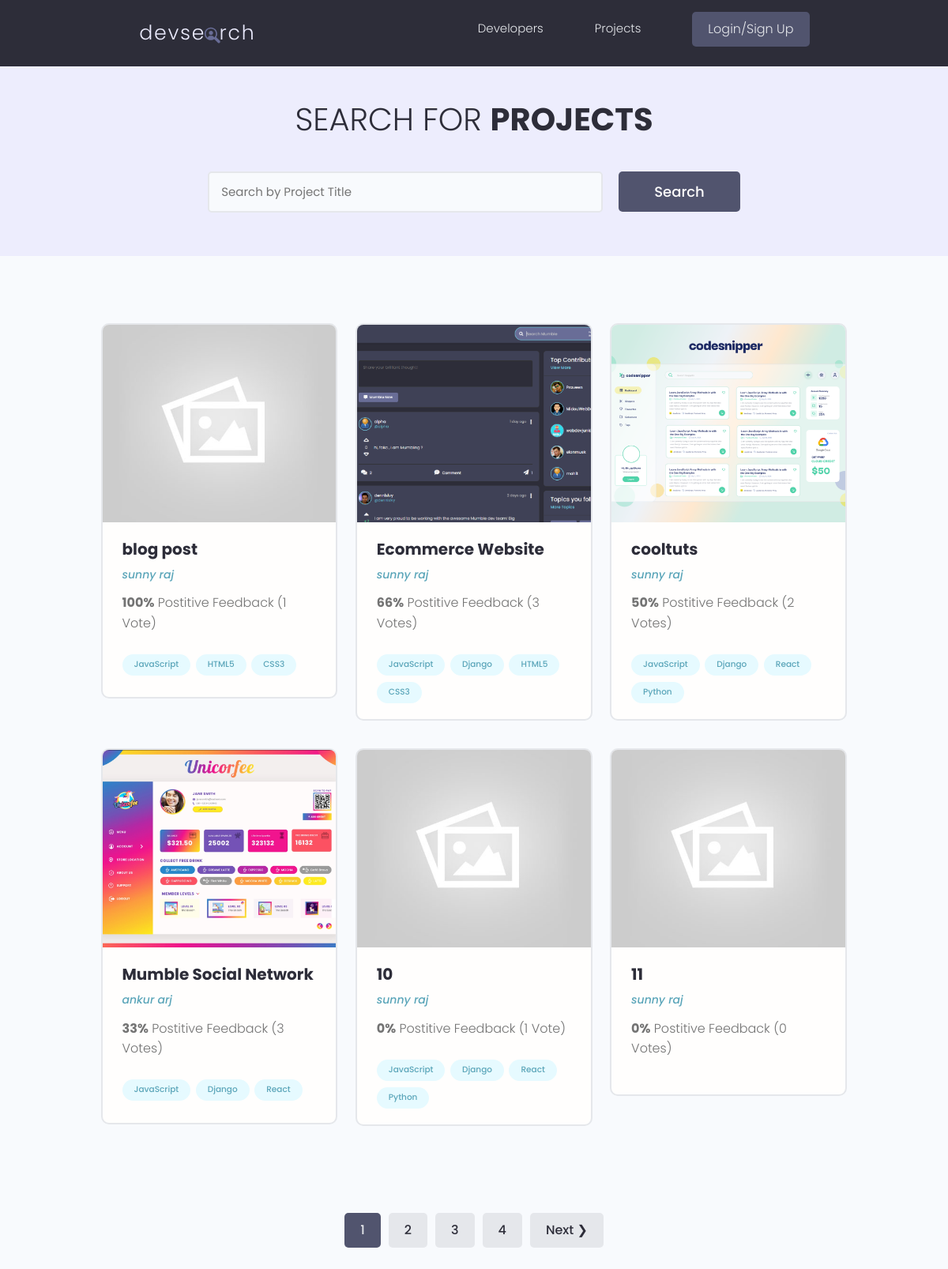
/projects/, run on the app's committed database.
### projects/models.py (models this page shows, shortened)
class Project(models.Model):
    owner=models.ForeignKey(Profile,on_delete=models.CASCADE,null=True,blank=True)
    title=models.CharField(max_length=100)
    description=models.TextField(null=True,blank=True)
    featured_image=models.ImageField(null=True,blank=True,default='default.jpg')
    demo_link=models.CharField(max_length=2000,null=True,blank=True)
    source_link=models.CharField(max_length=2000,null=True,blank=True)
    tags=models.ManyToManyField('Tag',blank=True)
    vote_total=models.IntegerField(default=0,null=True,blank=True)
    vote_ratio=models.IntegerField(default=0,null=True,blank=True)
    created=models.DateTimeField(auto_now_add=True)
    id=models.UUIDField(default=uuid.uuid4,unique=True,primary_key=True,editable=False)
    class Meta:
        ordering=['-vote_ratio','-vote_total','title']
    def imageURL(self):
        try:
            url=self.featured_image.url
        except:
            url='http://127.0.0.1:8000/images/default.jpg'
        return url
    @property
    def getVoteCount(self):
         reviews=self.review_set.all()
         upVotes=reviews.filter(value='up').count()
         totalVotes=reviews.count()
         try:
            ratio=(upVotes/totalVotes)*100
            ratio=int(ratio)
         except:
            ratio=0
         self.vote_ratio=ratio
         self.vote_total=totalVotes
         self.save()

class Tag(models.Model):
    name=models.CharField(max_length=100)
    created=models.DateTimeField(auto_now_add=True)
    id=models.UUIDField(default=uuid.uuid4,unique=True,primary_key=True,editable=False)
    def __str__(self):
        return self.name

### users/models.py (models this page shows, shortened)
class Profile(models.Model):
    user = models.OneToOneField(User,on_delete=models.CASCADE,null=True,blank=True)
    name=models.CharField(max_length=200,blank=True,null=True)
    email=models.EmailField(max_length=500,blank=True,null=True)
    username=models.CharField(max_length=200,null=True,blank=True,editable=False)
    location=models.CharField(max_length=200,blank=True,null=True)
    short_intro=models.CharField(max_length=200,null=True,blank=True)
    bio=models.TextField(blank=True,null=True)
    profile_image=models.ImageField(null=True,blank=True,upload_to='profiles/',default='profiles/user-default.png')
    social_twitter = models.CharField(max_length=200,blank=True,null=True)
    social_linkedin = models.CharField(max_length=200,blank=True,null=True)
    social_github = models.CharField(max_length=200,blank=True,null=True)
    social_website = models.CharField(max_length=200,blank=True,null=True)
    created=models.DateTimeField(auto_now_add=True)
    id=models.UUIDField(default=uuid.uuid4,unique=True,primary_key=True,editable=False)
    class Meta:
        ordering=['name']

### projects/views.py (the view)
# urls.py: path('projects/',views.getProjects),
def projects(request):
    projects,search_query=searchProjects(request)
    for project in projects:
        project.getVoteCount
    projects,page,custom_range=paginationProjects(request,projects)
    context={'projects':projects,'search_query':search_query,'page':page,'custom_range':custom_range}
    return render(request,'projects/projects.html',context)

### projects/utils.py (called while the page is built)
def searchProjects(request):
    search_query=''
    if request.GET.get('search_query'):
        search_query=request.GET.get('search_query')
    projects=Project.objects.distinct().filter(Q(title__icontains=search_query) | Q(description__icontains=search_query) | Q(tags__name__icontains=search_query) |
    Q(owner__name__icontains=search_query))
    return projects,search_query

def paginationProjects(request,projects):
    paginator=Paginator(projects,6)
    page=request.GET.get('page',1)
    projects=paginator.get_page(page)
    leftIndex=int(page)-4
    if leftIndex<1:
        leftIndex=1
    rightIndex=int(page)+5
    if rightIndex>paginator.num_pages:
        rightIndex=paginator.num_pages
    custom_range=range(leftIndex,rightIndex+1)
    return projects,page,custom_range

### projects/templates/projects/projects.html (shortened to what this page needs)
{% extends 'main.html' %} {% block content %}
<main class="projects">
  <section class="hero-section text-center">
    <div class="container container--narrow">
      <div class="hero-section__box">
        <h2>Search for <span>Projects</span></h2>
      </div>
      <div class="hero-section__search">
        <form id="searchForm" class="form" action="{% url 'projects' %}" method="get">
          <div class="form__field">
            <input
              class="input input--text"
              id="formInput#search"
              type="text"
              name="search_query"
              value="{{search_query}}"
              placeholder="Search by Project Title"
            />
          </div>
          <input class="btn btn--sub btn--lg" type="submit" value="Search" />
        </form>
      </div>
    </div>
  </section>
  <section class="projectsList">
    <div class="container">
      <div class="grid grid--three">
        {% for project in projects %}
        <div class="column">
          <div class="card project">
            <a href="{% url 'project' project.id %}" class="project">
              <img
                class="project__thumbnail"
                src="{{project.imageURL}}"
                alt="project thumbnail"
              />
              <div class="card__body">
                <h3 class="project__title">{{project.title}}</h3>
                <p>
                  <a
                    class="project__author"
                    href="{% url 'user-profile' project.owner.pk %}"
                    >{{project.owner.name}}</a
                  >
                </p>
                <p class="project--rating">
                  <span style="font-weight: bold">{{project.vote_ratio}}%</span>
                  Postitive Feedback ({{project.vote_total}}
                  Vote{{project.vote_total|pluralize:'s'}})
                </p>
                <div class="project__tags">
                  {% for tag in project.tags.all %}
                  <span class="tag tag--pill tag--main">
                    <small>{{tag}}</small>
                  </span>
                  {% endfor %}
                </div>
              </div>
            </a>
          </div>
        </div>
        {% endfor %}
      </div>
    </div>
  </section>
 {% include 'pagination.html' with queryset=projects custom_range=custom_range %}
</main>
{% endblock content %}

### templates/main.html (shortened to what this page needs)
{% load static %}
<!DOCTYPE html>
<html lang="en">
<head>
    <link href="https://cdn.jsdelivr.net/npm/bootstrap@5.1.0/dist/css/bootstrap.min.css" rel="stylesheet">
  <link rel="stylesheet" href="https://cdn.iconmonstr.com/1.3.0/css/iconmonstr-iconic-font.min.css" />
  <link rel="stylesheet" href="{% static 'uikit/styles/uikit.css' %}" />
  <link rel="stylesheet" href="{% static 'styles/app.css' %}" />
<body>
    {% include 'navbar.html' %}
    {% block content %}{% endblock content %}
</body>
</html>

### templates/navbar.html (shortened to what this page needs)
 {% load static %}
 <header class="header">
    <div class="container container--narrow">
      <a href="{% url 'profiles' %}" class="header__logo">
        <img src="{% static 'images/logo.svg' %}" alt="DevSearch Logo" />
      </a>
      <nav class="header__nav">
        <ul class="header__menu">
          <li class="header__menuItem"><a href="{% url 'profiles' %}">Developers</a></li>
          <li class="header__menuItem"><a href="{% url 'projects' %}">Projects</a></li>
          {% if request.user.is_authenticated %}
          <li class="header__menuItem"><a href="{% url 'inbox' %}">Inbox</a></li>
          <li class="header__menuItem"><a href="{% url 'account' %}">Account</a></li>
          <li class="header__menuItem"><a href="{% url 'logout' %}" class="btn btn--sub">Logout</a></li>
          {% else %}
          <li class="header__menuItem"><a href="{% url 'login' %}" class="btn btn--sub">Login/Sign Up</a></li>
          {% endif %}
        </ul>
      </nav>
    </div>
  </header>

### templates/pagination.html (shortened to what this page needs)
 {% if queryset.has_other_pages %}
  <div class="pagination">
    <ul class="container">
      {% for i in custom_range %} {% if queryset.number == i %}
      <li><a href="?page={{i}}" class="btn page-link btn--sub" data-page="{{i}}">{{i}}</a></li>
      {% else %}
      <li><a href="?page={{i}}" class="btn page-link" data-page="{{i}}">{{i}}</a></li>
      {% endif %} {% endfor %} {% if queryset.has_next %}
      <li>
        <a href="?page={{queryset.next_page_number}}" class="btn page-link"
           data-page="{{queryset.next_page_number}}">Next &#10095;</a
        >
      </li>
      {% endif %}
    </ul>
  </div>
  {% endif %}

### static/styles/app.css (style rules this page uses)
:root { --color-sub: #2d2d39; }
.btn--sub { background-color: var(--color-sub-light); }
.card { border: 2px solid var(--color-light); }
img { width: 100%; }
.header { position: sticky; z-index: 111; background-color: var(--color-sub); padding: 1.5rem 0; }
.header > .container { display: flex; justify-content: space-between; align-items: center; }
.header__logo > img { height: 3.8rem; }
.header__nav > ul { display: inline-flex; align-items: center; list-style: none; gap: 6.5rem; }
.header__menuItem > a { color: var(--color-light); font-weight: 300; }
.hero-section { height: 40vh; display: flex; align-items: center; background-color: var(--color-sub); }
.hero-section__box { margin-bottom: 4rem; }
.hero-section__box > h2, .hero-section__box > h2 > span { font-size: 4rem; color: var(--color-light); line-height: 1.3; text-transform: uppercase; }
.hero-section__box > h2 { font-weight: 300; }
.hero-section__box > h2 > span { font-weight: 700; }
.hero-section__search > .form { display: flex; align-items: center; justify-content: center; gap: 2rem; }
.hero-section__search > .form input.input--text { width: 50rem; }
.pagination { margin-top: 8rem; margin-bottom: 10rem; }
.pagination > ul { flex-wrap: wrap; list-style: none; display: flex; align-items: center; justify-content: center; gap: 1rem; }
.pagination .btn { color: var(--color-sub); }
.pagination .btn.btn--sub { color: var(--color-light); }
.project__author { font-size: 1.4rem; font-style: italic; }
.project--rating { margin-bottom: 1.6em; margin-top: .5em; }
.projects > .hero-section { background: var(--color-sub-lighter); height: 30vh; }
.projects .hero-section__box { margin-bottom: 2.5rem; }
.projects .hero-section__box > h2 { color: var(--color-sub); }
.projects .hero-section__box > h2 > span { font-weight: 700; color: var(--color-sub); }
.projectsList { margin-top: 8rem; }
.project__thumbnail { height: 25rem; object-fit: cover; object-position: top center; }
.project__title { font-size: 2rem; font-weight: 700; color: var(--color-sub); }

### static/uikit/styles/modules/_variables.css (style rules this page uses)
:root { --color-main: #5aa5b9; --color-main-light: #e6faff; --color-sub: #3f4156; --color-sub-light: #51546e; --color-sub-lighter: #ededfd; --color-text: #737373; --color-gray: #8b8b8b; --color-light: #e5e7eb; --color-light-gray: #767676; --color-bg: #f8fafd; --color-white: #fffefd; --color-white-light: #f3f3f3; --color-success: #359e64; --color-success-bg: #def8e8; --color-error: #fc4b0b; --color-error-bg: #fff2ee; --font-base: 'Poppins', arial, helvetica, 'Segoe UI', roboto, ubuntu, sans-serif; --font-monospace: 'Fira Code', 'Courier New', courier, monospace; --font-regular: 300; --font-medium: 500; --font-bold: 700; --generic-shadow: 1px 1px 5px #00000010; --generic-transition: all 0.3s ease-in-out; }

### static/uikit/styles/modules/_base.css (style rules this page uses)
* { margin: 0; padding: 0; box-sizing: border-box; text-rendering: optimizeLegibility; color: inherit; font-size: inherit; }
html { font-size: 50%; }
@media only screen and (min-width: 480px) { html { font-size: 56.25%; } }
@media only screen and (min-width: 1200px) { html { font-size: 62.5%; } }
body { line-height: 1.6; font-weight: 400; font-size: 1.5rem; color: var(--color-text); background-color: var(--color-bg); min-height: 100vh; }

### static/uikit/styles/modules/_typography.css (style rules this page uses)
* { font-family: var(--font-base); }
h2 { font-size: 3.6rem; font-weight: var(--font-bold); }
h3 { font-size: 3.2rem; font-weight: var(--font-medium); }
p, span, strong { font-size: 1.6rem; color: var(--color-text); font-weight: var(--font-regular); }
a { padding-bottom: 2px; text-decoration: none; display: inline-block; color: var(--color-main); font-weight: var(--font-medium); }

### static/uikit/styles/modules/_utilities.css (style rules this page uses)
.container { width: 92%; max-width: 165rem; margin: 0 auto; box-sizing: border-box; }
.container--narrow { width: 92%; max-width: 120rem; }
@media screen and (min-width: 1000px) { .container { width: 90%; } }
@media screen and (min-width: 1000px) { .container--narrow { width: 85%; } }
@media screen and (min-width: 1200px) { .container { width: 80%; } }
@media screen and (min-width: 1200px) { .container--narrow { width: 72%; } }
.text-center { text-align: center; }

### static/uikit/styles/modules/_card.css (style rules this page uses)
.card { border-radius: 1rem; background-color: var(--color-white); border: 1.5px solid var(--color-light); width: auto; height: auto; margin-top: 0.5rem; margin-bottom: 0.5rem; overflow: hidden; }
.card__body, .card__header { padding: 2rem 2.5rem; }

### data on the page
Project: imageURL (placeholder picture), title "blog post", owner.name "sunny raj", vote_ratio "100", vote_total "1"
Tag: name "JavaScript"
Tag: name "HTML5"
Tag: name "CSS3"
Project: imageURL (picture), title "Ecommerce Website", owner.name "sunny raj", vote_ratio "66", vote_total "3"
Tag: name "Django"
Project: imageURL (picture), title "cooltuts", owner.name "sunny raj", vote_ratio "50", vote_total "2"
Tag: name "React"
Tag: name "Python"
Project: imageURL (picture), title "Mumble Social Network", owner.name "ankur arj", vote_ratio "33", vote_total "3"
Project: title "10", owner.name "sunny raj", vote_ratio "0", vote_total "1"
Project: imageURL (placeholder picture), title "11", owner.name "sunny raj", vote_ratio "0", vote_total "0"

### other printed values
{{ i }} "1"
{{ i }} "2" "3" "4"
